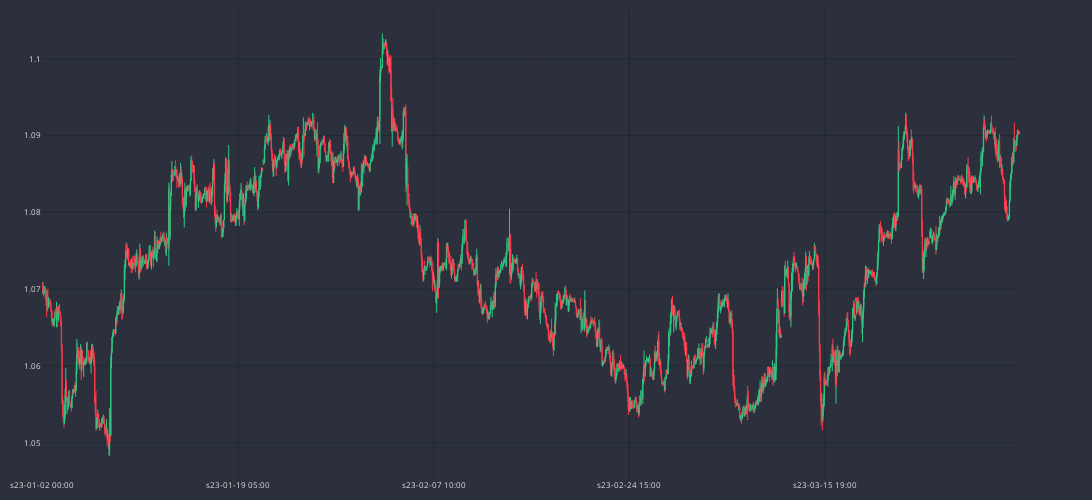

Source (notebook cell):
### Code cell
cp = CandlePlot(df_h1, candles=True)
cp.show_plot(width=1100, height=500)

### Figure 1 — Plotly figure (JSON) as saved in the notebook; plotly's stock layout.template omitted (floating-point values rounded to 4 significant figures; data arrays with more than 128 entries replaced by an {"elided": "..."} marker saying what was removed)
{"data": [{"close": {"elided": "1584 float values"}, "decreasing": {"fillcolor": "#CC2E3C", "line": {"color": "#FF3A4C"}}, "high": {"elided": "1584 float values"}, "hovertext": {"elided": "1584 int values"}, "increasing": {"fillcolor": "#24A06B", "line": {"color": "#2EC886"}}, "line": {"width": 1}, "low": {"elided": "1584 float values"}, "opacity": 1, "open": {"elided": "1584 float values"}, "type": "candlestick", "x": {"elided": "1584 str values"}}], "layout": {"dragmode": "pan", "font": {"color": "#e1e1e1", "size": 8}, "height": 500, "margin": {"b": 10, "l": 10, "r": 10, "t": 10}, "paper_bgcolor": "#2c303c", "plot_bgcolor": "#2c303c", "width": 1100, "xaxis": {"anchor": "y", "autorange": true, "domain": [0, 0.94], "gridcolor": "#1f292f", "nticks": 5, "range": [-0.5, 1584.0], "rangeslider": {"visible": false, "yaxis": {}}, "type": "category"}, "yaxis": {"anchor": "x", "autorange": true, "domain": [0, 1], "gridcolor": "#1f292f", "range": [1.045, 1.106]}, "yaxis2": {"anchor": "x", "gridcolor": "#1f292f", "overlaying": "y", "side": "right"}}}
